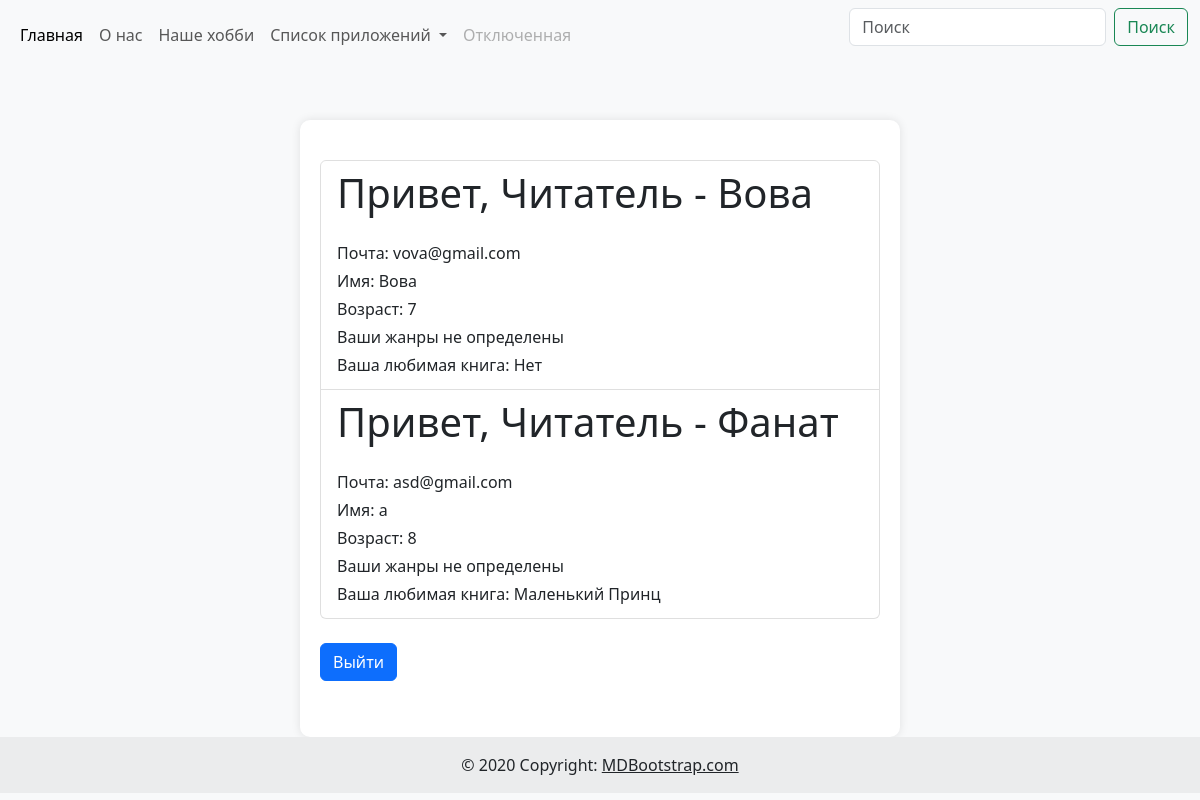
Screenshot of /user_list/ with the database file from the repository.
### users/models.py (models this page shows)
class CustomUser(User):
    GENDER = (
        ("Male", "Male"),
        ("Female", "Female"),
    )
    phone_number = models.CharField(max_length=14, default="+996")
    age = models.PositiveSmallIntegerField(
        default=19, validators=[MinValueValidator(5), MaxValueValidator(90)]
    )
    gender = models.CharField(max_length=50, choices=GENDER)
    allowed_ganres = models.CharField(max_length=50, default="Не определенно")
    favourite_book = models.CharField(max_length=100, default="Нет")

### users/views.py (the view)
# urls.py: path("user_list/", views.UsersListView.as_view(), name="user_list"),
class UsersListView(ListView):
    template_name = "users/user_list.html"
    model = models.CustomUser
    def get_queryset(self):
        return self.model.objects.all()
    def get_context_data(self, **kwargs):
        context = super().get_context_data(**kwargs)
        context["allowed_ganres"] = getattr(
            self.request, "allowed_ganres", "Жанр не определен"
        )
        return context

### templates/users/user_list.html (shortened to what this page needs)
{% include 'header.html' %}
<html lang="en">
<head>
    <link href="https://cdn.jsdelivr.net/npm/bootstrap@5.3.3/dist/css/bootstrap.min.css" rel="stylesheet">
</head>
<body>
    <div class="container">
        <ul class="list-group">
            {% for i in object_list %}
                <li class="list-group-item">
                    <h1 class="mb-4">Привет, Читатель - {{ i.username }}</h1>
                    <p class="mb-1">Почта: {{ i.email }}</p>
                    <p class="mb-1">Имя: {{ i.first_name }}</p>
                    <p class="mb-1">Возраст: {{ i.age }}</p>
                    {% if i.allowed_genres %}
                        <p class="mb-1">Вам можно читать: {{ i.allowed_genres }}</p>
                    {% else %}
                        <p class="mb-1">Ваши жанры не определены</p>
                    {% endif %}
                    <p class="mb-1">Ваша любимая книга: {{ i.favourite_book }}</p>
                </li>
            {% endfor %}
        </ul>
        <form action="{% url 'users:login' %}" method="post" class="mt-4">
            <button type="submit" class="btn btn-primary">Выйти</button>
        </form>
    </div>
</body>
</html>
{% include 'footer.html' %}

### templates/users/user_list.html (style rules this page uses)
body { background-color: #f8f9fa; }
.container { max-width: 600px; margin: auto; padding: 40px 20px; background-color: #fff; border-radius: 10px; box-shadow: 0 0 10px rgba(0, 0, 0, 0.1); margin-top: 50px; }
.list-group-item { background-color: transparent; border-color: rgba(0,0,0,.125); }

### rows the page displays
CustomUser: username "Вова", email "vova@gmail.com", first_name "Вова", age "7", favourite_book "Нет"
CustomUser: username "Фанат", email "asd@gmail.com", first_name "a", age "8", favourite_book "Маленький Принц"
